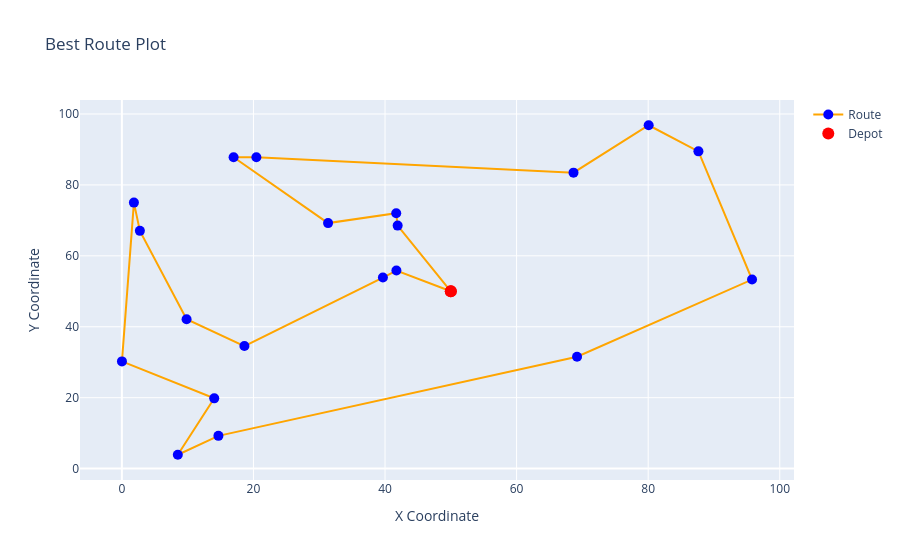

Write notebook code for a chart like this one.
### Code cell
plot_route(coords_df, best_route)

### Figure 1 — Plotly figure (JSON) as saved in the notebook; plotly's stock layout.template omitted (floating-point values rounded to 4 significant figures)
{"data": [{"line": {"color": "orange", "width": 2}, "marker": {"color": "blue", "size": 10}, "mode": "markers+lines", "name": "Route", "type": "scatter", "x": [50, 41.73, 39.68, 18.63, 9.835, 2.739, 1.829, 0.01144, 14.04, 8.504, 14.68, 69.19, 95.79, 87.64, 80.07, 68.65, 20.45, 16.98, 31.34, 41.7, 41.92, 50], "y": [50, 55.87, 53.88, 34.56, 42.11, 67.05, 75.01, 30.23, 19.81, 3.905, 9.234, 31.55, 53.32, 89.46, 96.83, 83.46, 87.81, 87.81, 69.23, 72.03, 68.52, 50]}, {"marker": {"color": "red", "size": 12}, "mode": "markers", "name": "Depot", "type": "scatter", "x": [50, 50], "y": [50, 50]}], "layout": {"autosize": true, "showlegend": true, "title": {"text": "Best Route Plot"}, "xaxis": {"autorange": true, "range": [-6.781, 102.6], "title": {"text": "X Coordinate"}, "type": "linear"}, "yaxis": {"autorange": true, "range": [-5.573, 106.3], "title": {"text": "Y Coordinate"}, "type": "linear"}}}
